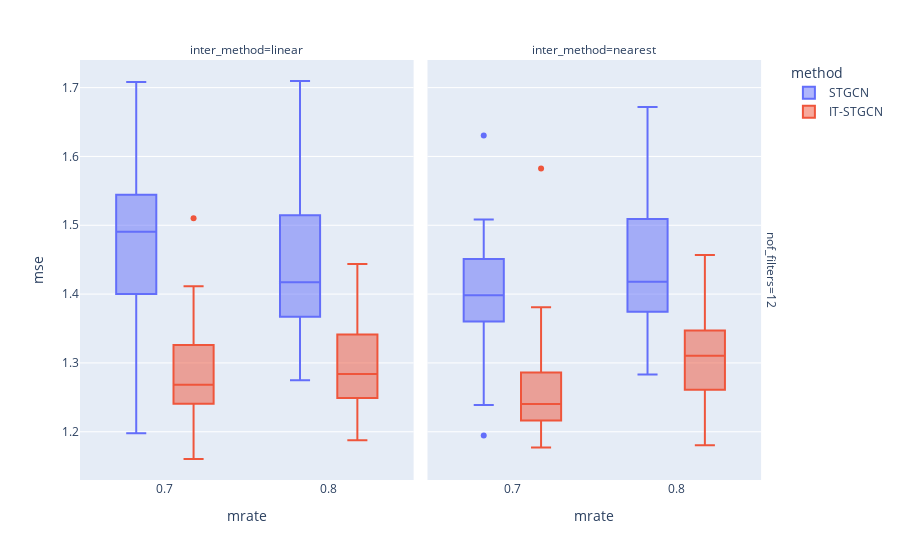

The notebook cell this image was saved under:
### Markdown cell above
## Random

### Code cell
data.query("method!='GNAR' and mtype =='rand'").plot.box(backend='plotly',x='mrate',color='method',y='mse',facet_col='inter_method',facet_row='nof_filters',height=600)

### Figure 1 — Plotly figure (JSON) as saved in the notebook; plotly's stock layout.template omitted (floating-point values rounded to 4 significant figures)
{"data": [{"alignmentgroup": "True", "hovertemplate": "method=STGCN<br>nof_filters=12<br>inter_method=linear<br>mrate=%{x}<br>mse=%{y}<extra></extra>", "legendgroup": "STGCN", "marker": {"color": "#636efa"}, "name": "STGCN", "notched": false, "offsetgroup": "STGCN", "orientation": "v", "showlegend": true, "type": "box", "x": [0.7, 0.7, 0.7, 0.7, 0.7, 0.7, 0.7, 0.7, 0.7, 0.7, 0.7, 0.7, 0.7, 0.7, 0.7, 0.7, 0.7, 0.7, 0.7, 0.7, 0.7, 0.7, 0.7, 0.7, 0.7, 0.7, 0.7, 0.7, 0.7, 0.7, 0.8, 0.8, 0.8, 0.8, 0.8, 0.8, 0.8, 0.8, 0.8, 0.8, 0.8, 0.8, 0.8, 0.8, 0.8, 0.8, 0.8, 0.8, 0.8, 0.8, 0.8, 0.8, 0.8, 0.8, 0.8, 0.8, 0.8, 0.8, 0.8, 0.8], "x0": " ", "xaxis": "x", "y": [1.4, 1.417, 1.51, 1.483, 1.54, 1.509, 1.512, 1.391, 1.49, 1.601, 1.255, 1.65, 1.248, 1.433, 1.282, 1.369, 1.347, 1.574, 1.489, 1.491, 1.421, 1.198, 1.674, 1.569, 1.447, 1.708, 1.542, 1.491, 1.57, 1.544, 1.411, 1.367, 1.367, 1.71, 1.504, 1.312, 1.445, 1.515, 1.667, 1.32, 1.454, 1.361, 1.43, 1.368, 1.401, 1.466, 1.396, 1.613, 1.275, 1.379, 1.335, 1.528, 1.413, 1.307, 1.57, 1.319, 1.527, 1.49, 1.592, 1.421], "y0": " ", "yaxis": "y"}, {"alignmentgroup": "True", "hovertemplate": "method=STGCN<br>nof_filters=12<br>inter_method=nearest<br>mrate=%{x}<br>mse=%{y}<extra></extra>", "legendgroup": "STGCN", "marker": {"color": "#636efa"}, "name": "STGCN", "notched": false, "offsetgroup": "STGCN", "orientation": "v", "showlegend": false, "type": "box", "x": [0.7, 0.7, 0.7, 0.7, 0.7, 0.7, 0.7, 0.7, 0.7, 0.7, 0.7, 0.7, 0.7, 0.7, 0.7, 0.7, 0.7, 0.7, 0.7, 0.7, 0.7, 0.7, 0.7, 0.7, 0.7, 0.7, 0.7, 0.7, 0.7, 0.7, 0.8, 0.8, 0.8, 0.8, 0.8, 0.8, 0.8, 0.8, 0.8, 0.8, 0.8, 0.8, 0.8, 0.8, 0.8, 0.8, 0.8, 0.8, 0.8, 0.8, 0.8, 0.8, 0.8, 0.8, 0.8, 0.8, 0.8, 0.8, 0.8, 0.8], "x0": " ", "xaxis": "x2", "y": [1.388, 1.366, 1.194, 1.403, 1.417, 1.373, 1.46, 1.374, 1.36, 1.29, 1.468, 1.509, 1.462, 1.315, 1.394, 1.451, 1.239, 1.379, 1.314, 1.446, 1.411, 1.451, 1.411, 1.381, 1.419, 1.463, 1.63, 1.354, 1.273, 1.432, 1.374, 1.429, 1.532, 1.518, 1.384, 1.486, 1.57, 1.422, 1.386, 1.313, 1.47, 1.392, 1.414, 1.305, 1.538, 1.496, 1.672, 1.375, 1.478, 1.398, 1.619, 1.395, 1.316, 1.287, 1.543, 1.283, 1.509, 1.409, 1.439, 1.344], "y0": " ", "yaxis": "y2"}, {"alignmentgroup": "True", "hovertemplate": "method=IT-STGCN<br>nof_filters=12<br>inter_method=linear<br>mrate=%{x}<br>mse=%{y}<extra></extra>", "legendgroup": "IT-STGCN", "marker": {"color": "#EF553B"}, "name": "IT-STGCN", "notched": false, "offsetgroup": "IT-STGCN", "orientation": "v", "showlegend": true, "type": "box", "x": [0.7, 0.7, 0.7, 0.7, 0.7, 0.7, 0.7, 0.7, 0.7, 0.7, 0.7, 0.7, 0.7, 0.7, 0.7, 0.7, 0.7, 0.7, 0.7, 0.7, 0.7, 0.7, 0.7, 0.7, 0.7, 0.7, 0.7, 0.7, 0.7, 0.7, 0.8, 0.8, 0.8, 0.8, 0.8, 0.8, 0.8, 0.8, 0.8, 0.8, 0.8, 0.8, 0.8, 0.8, 0.8, 0.8, 0.8, 0.8, 0.8, 0.8, 0.8, 0.8, 0.8, 0.8, 0.8, 0.8, 0.8, 0.8, 0.8, 0.8], "x0": " ", "xaxis": "x", "y": [1.398, 1.51, 1.268, 1.248, 1.289, 1.199, 1.344, 1.307, 1.309, 1.226, 1.279, 1.16, 1.355, 1.259, 1.322, 1.374, 1.219, 1.241, 1.367, 1.202, 1.254, 1.218, 1.411, 1.284, 1.261, 1.194, 1.253, 1.326, 1.264, 1.269, 1.331, 1.248, 1.24, 1.387, 1.274, 1.249, 1.321, 1.303, 1.444, 1.341, 1.341, 1.245, 1.401, 1.362, 1.241, 1.289, 1.256, 1.344, 1.375, 1.188, 1.273, 1.244, 1.299, 1.251, 1.255, 1.353, 1.309, 1.224, 1.273, 1.278], "y0": " ", "yaxis": "y"}, {"alignmentgroup": "True", "hovertemplate": "method=IT-STGCN<br>nof_filters=12<br>inter_method=nearest<br>mrate=%{x}<br>mse=%{y}<extra></extra>", "legendgroup": "IT-STGCN", "marker": {"color": "#EF553B"}, "name": "IT-STGCN", "notched": false, "offsetgroup": "IT-STGCN", "orientation": "v", "showlegend": false, "type": "box", "x": [0.7, 0.7, 0.7, 0.7, 0.7, 0.7, 0.7, 0.7, 0.7, 0.7, 0.7, 0.7, 0.7, 0.7, 0.7, 0.7, 0.7, 0.7, 0.7, 0.7, 0.7, 0.7, 0.7, 0.7, 0.7, 0.7, 0.7, 0.7, 0.7, 0.7, 0.8, 0.8, 0.8, 0.8, 0.8, 0.8, 0.8, 0.8, 0.8, 0.8, 0.8, 0.8, 0.8, 0.8, 0.8, 0.8, 0.8, 0.8, 0.8, 0.8, 0.8, 0.8, 0.8, 0.8, 0.8, 0.8, 0.8, 0.8, 0.8, 0.8], "x0": " ", "xaxis": "x2", "y": [1.309, 1.231, 1.331, 1.236, 1.582, 1.261, 1.177, 1.221, 1.25, 1.24, 1.316, 1.211, 1.198, 1.228, 1.207, 1.218, 1.24, 1.257, 1.286, 1.193, 1.309, 1.215, 1.244, 1.269, 1.268, 1.241, 1.216, 1.381, 1.201, 1.307, 1.32, 1.289, 1.397, 1.28, 1.347, 1.308, 1.374, 1.239, 1.277, 1.228, 1.244, 1.365, 1.18, 1.457, 1.347, 1.332, 1.261, 1.271, 1.438, 1.313, 1.316, 1.298, 1.243, 1.4, 1.328, 1.259, 1.402, 1.275, 1.326, 1.252], "y0": " ", "yaxis": "y2"}], "layout": {"annotations": [{"font": {}, "showarrow": false, "text": "inter_method=linear", "x": 0.24, "xanchor": "center", "xref": "paper", "y": 1, "yanchor": "bottom", "yref": "paper"}, {"font": {}, "showarrow": false, "text": "inter_method=nearest", "x": 0.74, "xanchor": "center", "xref": "paper", "y": 1, "yanchor": "bottom", "yref": "paper"}, {"font": {}, "showarrow": false, "text": "nof_filters=12", "textangle": 90, "x": 0.98, "xanchor": "left", "xref": "paper", "y": 0.5, "yanchor": "middle", "yref": "paper"}], "autosize": true, "boxmode": "group", "legend": {"title": {"text": "method"}, "tracegroupgap": 0}, "margin": {"t": 60}, "xaxis": {"anchor": "y", "autorange": true, "domain": [0, 0.48], "range": [0.6491, 0.8509], "title": {"text": "mrate"}, "type": "linear"}, "xaxis2": {"anchor": "y2", "autorange": true, "domain": [0.5, 0.98], "matches": "x", "range": [0.6491, 0.8509], "title": {"text": "mrate"}, "type": "linear"}, "yaxis": {"anchor": "x", "autorange": true, "domain": [0, 1], "range": [1.13, 1.74], "title": {"text": "mse"}, "type": "linear"}, "yaxis2": {"anchor": "x2", "autorange": true, "domain": [0, 1], "matches": "y", "range": [1.13, 1.74], "showticklabels": false, "type": "linear"}}}
